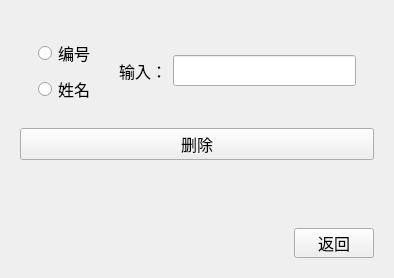
<?xml version="1.0" encoding="UTF-8"?>
<ui version="4.0">
 <class>Delete</class>
 <widget class="QWidget" name="Delete">
  <property name="geometry">
   <rect>
    <x>0</x>
    <y>0</y>
    <width>394</width>
    <height>248</height>
   </rect>
  </property>
  <property name="font">
   <font>
    <family>楷体</family>
    <pointsize>12</pointsize>
   </font>
  </property>
  <property name="windowTitle">
   <string>删除员工</string>
  </property>
  <layout class="QVBoxLayout" name="verticalLayout_3">
   <item>
    <widget class="QWidget" name="widget_4" native="true">
     <layout class="QVBoxLayout" name="verticalLayout_2">
      <item>
       <widget class="QWidget" name="widget_3" native="true">
        <layout class="QHBoxLayout" name="horizontalLayout_2">
         <item>
          <widget class="QWidget" name="widget" native="true">
           <layout class="QVBoxLayout" name="verticalLayout">
            <item>
             <widget class="QRadioButton" name="DIDradiobtn">
              <property name="text">
               <string>编号</string>
              </property>
             </widget>
            </item>
            <item>
             <widget class="QRadioButton" name="DNameradiobtn">
              <property name="text">
               <string>姓名</string>
              </property>
             </widget>
            </item>
           </layout>
          </widget>
         </item>
         <item>
          <widget class="QWidget" name="widget_2" native="true">
           <layout class="QHBoxLayout" name="horizontalLayout">
            <item>
             <widget class="QLabel" name="label">
              <property name="text">
               <string>输入：</string>
              </property>
             </widget>
            </item>
            <item>
             <widget class="QLineEdit" name="DLineEdit"/>
            </item>
           </layout>
          </widget>
         </item>
        </layout>
       </widget>
      </item>
      <item>
       <widget class="QPushButton" name="DelpushButton">
        <property name="text">
         <string>删除</string>
        </property>
       </widget>
      </item>
      <item>
       <widget class="QWidget" name="widget_5" native="true">
        <layout class="QHBoxLayout" name="horizontalLayout_3">
         <item>
          <spacer name="horizontalSpacer">
           <property name="orientation">
            <enum>Qt::Orientation::Horizontal</enum>
           </property>
           <property name="sizeHint" stdset="0">
            <size>
             <width>132</width>
             <height>20</height>
            </size>
           </property>
          </spacer>
         </item>
         <item>
          <widget class="QLabel" name="Dellabel_2">
           <property name="minimumSize">
            <size>
             <width>90</width>
             <height>0</height>
            </size>
           </property>
           <property name="maximumSize">
            <size>
             <width>16777215</width>
             <height>20</height>
            </size>
           </property>
           <property name="text">
            <string/>
           </property>
          </widget>
         </item>
         <item>
          <spacer name="horizontalSpacer_2">
           <property name="orientation">
            <enum>Qt::Orientation::Horizontal</enum>
           </property>
           <property name="sizeHint" stdset="0">
            <size>
             <width>131</width>
             <height>20</height>
            </size>
           </property>
          </spacer>
         </item>
        </layout>
       </widget>
      </item>
     </layout>
    </widget>
   </item>
   <item>
    <widget class="QWidget" name="widget_6" native="true">
     <property name="minimumSize">
      <size>
       <width>0</width>
       <height>0</height>
      </size>
     </property>
     <property name="maximumSize">
      <size>
       <width>16777215</width>
       <height>60</height>
      </size>
     </property>
     <layout class="QHBoxLayout" name="horizontalLayout_4">
      <item>
       <spacer name="horizontalSpacer_3">
        <property name="orientation">
         <enum>Qt::Orientation::Horizontal</enum>
        </property>
        <property name="sizeHint" stdset="0">
         <size>
          <width>307</width>
          <height>20</height>
         </size>
        </property>
       </spacer>
      </item>
      <item>
       <widget class="QPushButton" name="btndelback">
        <property name="minimumSize">
         <size>
          <width>0</width>
          <height>30</height>
         </size>
        </property>
        <property name="text">
         <string>返回</string>
        </property>
       </widget>
      </item>
     </layout>
    </widget>
   </item>
  </layout>
 </widget>
 <resources/>
 <connections/>
</ui>
